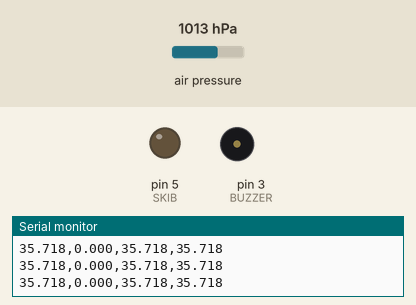
Bench run of a sketch on a simulated Arduino Uno, built with avr-gcc and run on an emulated ATmega328P. Parts: output pins drawn as LEDs (lit = HIGH), buzzer (waves = sounding, pin HIGH), the last lines printed to the serial monitor. Dashed ring = blinking. Inputs (shaded band) come from the test bench; at power-on: air pressure 1013 hPa.

Above: at 2.7 s.
2.8 s: air pressure set to 1015 hPa
At 3.6 s:
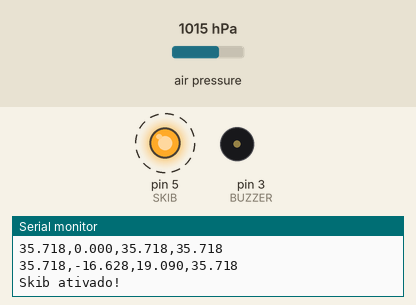
At 4.7 s:
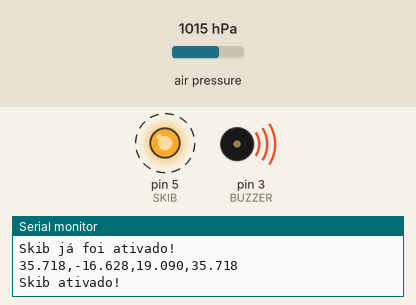
Timing chart, 0 to 11.8 s (numbered marks = the images above; inputs shaded):
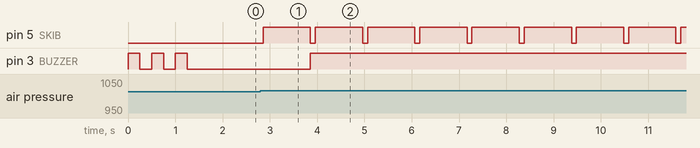

The sketch:

original_code.ino
```cpp
#include <Wire.h>
#include <Adafruit_BMP280.h>
#include <Adafruit_Sensor.h>

#define BMP_ADRESS 0x76
#define MPU_ADRESS 0x68

#define RANGE_ERROR_ALTITUDE 5
#define SKIB 5
#define BUZZER 3

#define TIME_LOOP 100
#define DEFAULT_PRESSURE 1017.3
#define TIME_ACTIVATION 1000
#define NUM_BIPS 3
#define TIME_BIP 250

Adafruit_BMP280 bmp;

float maximumAltitudeValue = 0;
float altitude = 0;
float variationAltitude = 0;
float initialAltitude = 0;
bool isDropping = false;
bool parachuteActivated = false;

void setupBMP() {
  if(!bmp.begin(BMP_ADRESS)) {
    Serial.println("Failed to find BMP280 chip");
    while(1);
  }
  Serial.println("BMP conectado!");

  /* Default settings from datasheet. */
  bmp.setSampling(Adafruit_BMP280::MODE_NORMAL,     /* Operating Mode. */
                  Adafruit_BMP280::SAMPLING_X4,     /* Temp. oversampling */
                  Adafruit_BMP280::SAMPLING_X8,     /* Pressure oversampling */
                  Adafruit_BMP280::FILTER_X16,      /* Filtering. */
                  Adafruit_BMP280::STANDBY_MS_1);   /* Standby time. */
}

void readBMP() {
  altitude = bmp.readAltitude(DEFAULT_PRESSURE);
  variationAltitude = bmp.readAltitude(DEFAULT_PRESSURE) - initialAltitude;

  if(altitude > maximumAltitudeValue) {
    maximumAltitudeValue = altitude;
  }
}

void printBMP() {
  String dados = String(initialAltitude, 3)
      + "," + String(variationAltitude, 3)
      + "," + String(altitude, 3)
      + "," + String(maximumAltitudeValue, 3);

  Serial.println(dados);
}

void analyzeStateOfRocket() {
  if((maximumAltitudeValue - altitude) > RANGE_ERROR_ALTITUDE) {
    isDropping = true;
  }
}

void activateSkib() {
  Serial.println("Skib ativado!");
  digitalWrite(SKIB, HIGH);
  delay(TIME_ACTIVATION);
  Serial.println("Skib já foi ativado!");
  digitalWrite(SKIB, LOW);

  parachuteActivated = true;
}

void activeBuzzerStart(){
  for (int i = 0; i < NUM_BIPS; i++){
    Serial.println("BANANA");
    digitalWrite(BUZZER, HIGH);
    delay(TIME_BIP);
    digitalWrite(BUZZER, LOW);
    delay(TIME_BIP);
  }
}

void activeBuzzerSkib(){
  digitalWrite(BUZZER, HIGH);
}

void setup() {
  Serial.begin(9600);

  pinMode(BUZZER, OUTPUT);
  pinMode(SKIB, OUTPUT);

  setupBMP();

  initialAltitude = bmp.readAltitude(DEFAULT_PRESSURE);
  activeBuzzerStart();
}

void loop() {
  readBMP();
  analyzeStateOfRocket();

  printBMP();

  if(isDropping) {
    activateSkib();
    activeBuzzerSkib();
  }

  delay(TIME_LOOP);
}
```

Measured:
- the behaviour switches between 1013 and 1014 hPa on air pressure (found by bisection; images 0 and 1)
- after the input at 2.8 s, pin 5 (SKIB): alternates HIGH for 1.0 s and LOW for 0.10 s, starting after 0.06 s; pin 3 (BUZZER): LOW → HIGH after 1.1 s
